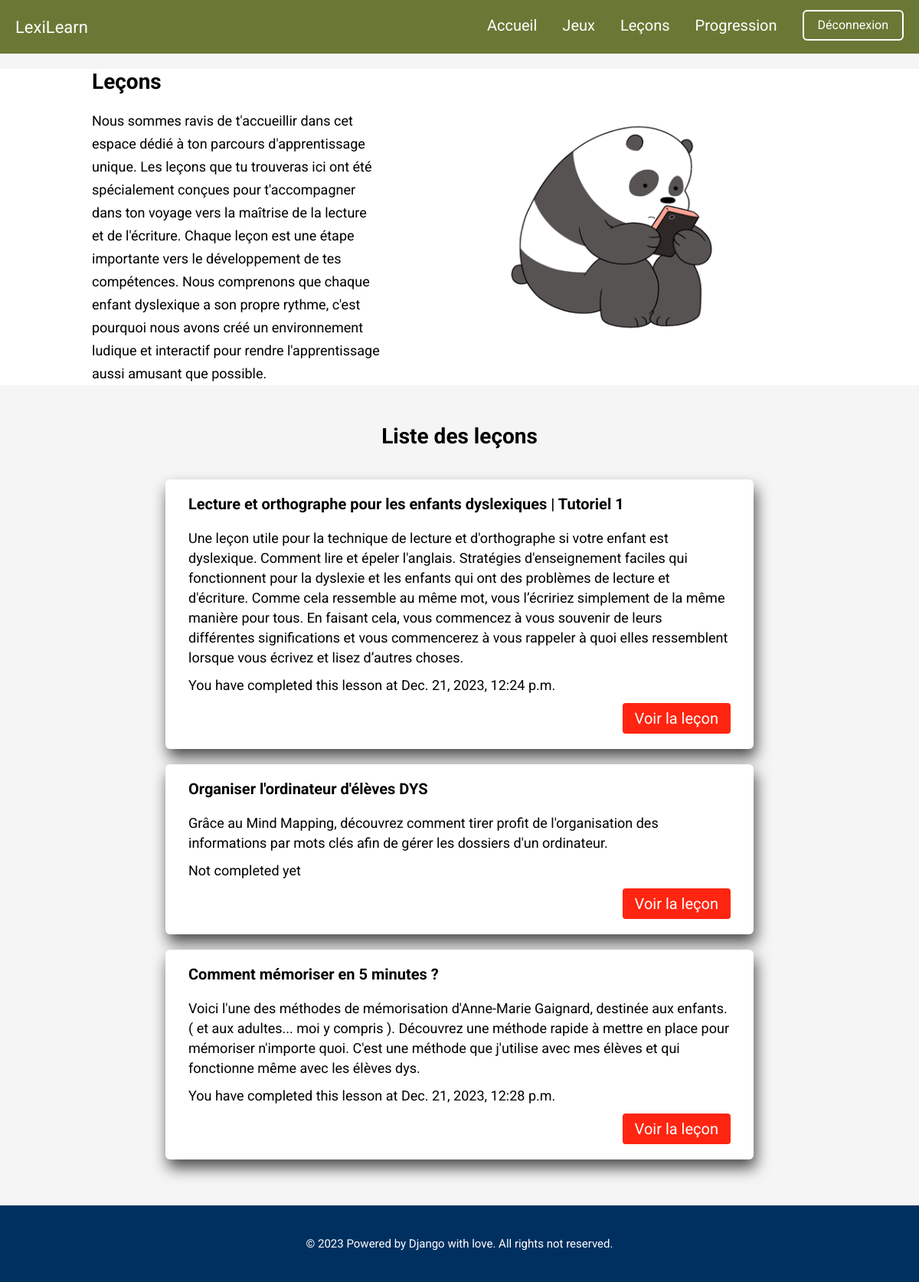
The app's page /lessons/ (signed in) with its own data.
### dys_app/models.py (models this page shows, shortened)
class Lesson(models.Model):
    SCHOOL_LEVEL_CHOICES = [
        ('Primaire', 'Primaire'),
        ('College', 'college'),
        ('Lycee', 'lycee'),
        ('superieur', 'superieur'),
    ]
    title = models.CharField(max_length=255)
    description = models.TextField()
    date = models.DateField()
    publisher = models.CharField(max_length=255)
    youtube_link = models.URLField()
    school_level = models.CharField(max_length=20, choices=SCHOOL_LEVEL_CHOICES)

class CompletedLesson(models.Model):
    user = models.ForeignKey(User, on_delete=models.CASCADE)
    lesson = models.ForeignKey(Lesson, on_delete=models.CASCADE)
    completed_at = models.DateTimeField(auto_now_add=True)
    class Meta:
        unique_together = ['user', 'lesson']

### dys_app/views.py (the view)
# urls.py: path('lessons/', lessons, name='lessons'),
@login_required
def lessons(request):
    user = request.user
    lessons = Lesson.objects.all()
    completed_lessons_dict = {completed_lesson.lesson.id: completed_lesson for completed_lesson in CompletedLesson.objects.filter(user=user)}
    for lesson in lessons:
        lesson.user_completed_lesson = completed_lessons_dict.get(lesson.id, None)
    return render(request, 'lessons.html', {'lessons': lessons})

### dys_app/templates/lessons.html (shortened to what this page needs)
{% extends 'base.html' %}
{% load static %}
{% block content %}
    <div class="lessons-page-container">
        <div class="lessons-page-header">
            <div class="lessons-page-header-content">
                <h2 class="lessons-page-title">Leçons</h2>
                <p class="lessons-page-description">
                    Nous sommes ravis de t'accueillir dans cet espace dédié à ton parcours d'apprentissage unique. Les leçons que tu trouveras ici
                    ont été spécialement conçues pour t'accompagner dans ton voyage vers la maîtrise de la lecture et de l'écriture.
                    Chaque leçon est une étape importante vers le développement de tes compétences.
                    Nous comprenons que chaque enfant dyslexique a son propre rythme, c'est pourquoi nous avons créé un environnement
                    ludique et interactif pour rendre l'apprentissage aussi amusant que possible.
                </p>
            </div>
            <div class="lessons-page-header-image">
                <img src="{% static 'dys_app/images/lessons_header.png' %}" alt="header"/>
            </div>
        </div>
        <div class="lessons-list-container">
            <h2>Liste des leçons</h2>
            {% if user.is_authenticated %}
                {% for lesson in lessons %}
                    <div class="lesson-container">
                        <h3>{{ lesson.title }}</h3>
                        <p>{{ lesson.description }}</p>
                        {% if lesson.user_completed_lesson %}
                            <p>You have completed this lesson at {{ lesson.user_completed_lesson.completed_at }}</p>
                        {% else %}
                            <p>Not completed yet</p>
                        {% endif %}
                        <button class="read-button" data-lesson-id="{{ lesson.id }}">Voir la leçon</button>
                    </div>
                {% endfor %}
            {% else %}
                <p>You have to be logged in to view lessons. <a href="{% url 'login' %}">Login</a></p>
            {% endif %}
        </div>
    </div>
{% endblock %}

### dys_app/static/dys_app/styles.css (style rules this page uses)
* { box-sizing: border-box; cursor: default; margin: 0; padding: 0; font-family: "Roboto"; outline: none; -webkit-tap-highlight-color: rgba(255, 255, 255, 0); caret-color: transparent; }
body { min-height: 100vh; }
html { position: relative; margin: 0; padding: 0; font-size: 62.5%; background-color: whitesmoke; }
.lessons-page-container { width: 100%; height: 100%; min-height: 100vh; padding-top: 9rem; gap: 5rem; display: flex; flex-direction: column; }
.lessons-page-container .lessons-page-header { display: flex; flex-direction: column; align-items: flex; justify-content: flex-start; gap: 2rem; }
.lessons-page-container .lessons-page-header .lessons-page-header-content { display: flex; flex-direction: column; gap: 2rem; padding: 0 1rem; }
.lessons-page-container .lessons-page-header .lessons-page-header-content .lessons-page-title { font-size: 2.2rem; text-align: center; width: 100%; }
.lessons-page-container .lessons-page-header .lessons-page-header-content .lessons-page-description { font-size: 1.6rem; line-height: 2.4rem; text-align: center; }
.lessons-page-container .lessons-page-header .lessons-page-header-image { display: flex; justify-content: center; align-items: center; }
.lessons-page-container .lessons-page-header .lessons-page-header-image img { width: 80%; -o-object-fit: cover; object-fit: cover; }
.lessons-page-container .lessons-list-container { width: 100%; padding: 1rem 1rem 3rem 1rem; display: flex; flex-direction: column; justify-content: flex-start; align-items: flex-start; gap: 2rem; }
.lessons-page-container .lessons-list-container h2 { font-size: 2.2rem; width: 100%; text-align: center; }
.lessons-page-container .lessons-list-container .lesson-container { width: 100%; background-color: white; box-shadow: 3px 11px 19px 0px rgba(0, 0, 0, 0.69); padding: 1rem; border-radius: 6px; display: flex; flex-direction: column; justify-content: flex-start; align-items: flex-start; gap: 1rem; }
.lessons-page-container .lessons-list-container .lesson-container h3 { font-size: 1.8rem; margin-bottom: 1rem; }
.lessons-page-container .lessons-list-container .lesson-container p { font-size: 1.6rem; line-height: 2.4rem; }
.lessons-page-container .lessons-list-container .lesson-container .read-button { background-color: #FF2511; border: none; width: auto; align-self: flex-end; color: white; text-decoration: none; font-size: 2rem; border-radius: 4px; padding: 8px 16px; text-align: center; cursor: pointer; }
@media only screen and (min-width: 1025px) { .lessons-page-container { align-items: center; } }
@media only screen and (min-width: 1025px) { .lessons-page-container .lessons-page-header { flex-direction: row; align-items: center; justify-content: center; padding: 0 10%; background-color: white; } }
@media only screen and (min-width: 1025px) { .lessons-page-container .lessons-page-header .lessons-page-header-content { padding: 0; width: 40%; } }
@media only screen and (min-width: 1025px) { .lessons-page-container .lessons-page-header .lessons-page-header-content .lessons-page-title { font-size: 2.8rem; text-align: start; } }
@media only screen and (min-width: 1025px) { .lessons-page-container .lessons-page-header .lessons-page-header-content .lessons-page-description { font-size: 1.8rem; line-height: 3rem; text-align: start; } }
@media only screen and (min-width: 1025px) { .lessons-page-container .lessons-page-header .lessons-page-header-image { width: 60%; } }
@media only screen and (min-width: 1025px) { .lessons-page-container .lessons-list-container { padding: 0 10% 5% 10%; } }
@media only screen and (min-width: 1025px) { .lessons-page-container .lessons-list-container h2 { font-size: 2.8rem; margin-bottom: 2rem; } }
@media only screen and (min-width: 1025px) { .lessons-page-container .lessons-list-container .lesson-container { align-self: center; width: 80%; padding: 2rem 3rem; } }
@media only screen and (min-width: 1025px) { .lessons-page-container .lessons-list-container .lesson-container h3 { font-size: 2rem; } }
@media only screen and (min-width: 1025px) { .lessons-page-container .lessons-list-container .lesson-container p { font-size: 1.8rem; line-height: 2.6rem; } }

### records on screen
Lesson: title "Lecture et orthographe pour les enfants dyslexiques | Tutoriel 1", description "Une leçon utile pour la technique de lecture et d'orthographe si votre enfant est dyslexique. Comment lire et épeler l'anglais. Stratégies d'enseignement faciles qui fonctionnent pour la dyslexie et les enfants qui ont des problèmes de lecture et d'écriture. Comme cela ressemble au même mot, vous l’écririez simplement de la même manière pour tous. En faisant cela, vous commencez à vous souvenir de leurs différentes significations et vous commencerez à vous rappeler à quoi elles ressemblent lorsque vous écrivez et lisez d’autres choses.", user_completed_lesson.completed_at "Dec. 21, 2023, 12:24 p.m."
Lesson: title "Organiser l'ordinateur d'élèves DYS", description "Grâce au Mind Mapping, découvrez comment tirer profit de l'organisation des informations par mots clés afin de gérer les dossiers d'un ordinateur.", shows "Not completed yet"
Lesson: title "Comment mémoriser en 5 minutes ?", description "Voici l'une des méthodes de mémorisation d'Anne-Marie Gaignard, destinée aux enfants. ( et aux adultes... moi y compris ). Découvrez une méthode rapide à mettre en place pour mémoriser n'importe quoi. C'est une méthode que j'utilise avec mes élèves et qui fonctionne même avec les élèves dys.", user_completed_lesson.completed_at "Dec. 21, 2023, 12:28 p.m."
